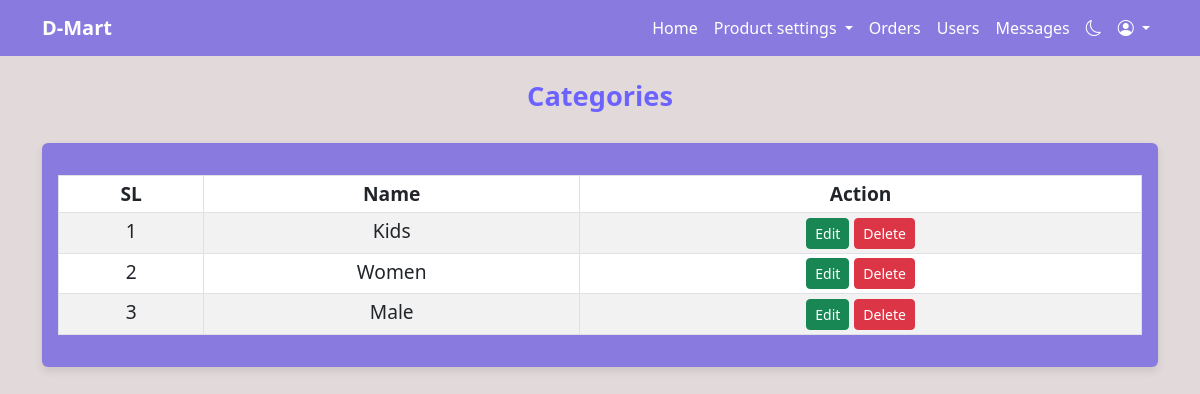
/backend/categories.php (signed in), run on the app's committed database.
### tables this page shows
CREATE TABLE `categories` (
  `id` int(11) NOT NULL,
  `name` varchar(250) NOT NULL,
  `status` tinyint(1) NOT NULL DEFAULT 1
);

### backend/categories.php (the view, shortened to what this page needs)
<?php
    require 'database_connection.php';
    $sql = "SELECT id, name FROM categories WHERE status = 1";
    $result = $conn->query($sql);
?>
<!DOCTYPE html>
<html lang="en">
<?php require 'assets/header.php'; ?>
<body class="day-mode">
    <?php require 'assets/menu.php'; ?>
    <h2 class="dashboard-title mt-4">Categories</h2>
    <div class="container">
        <div class="row mt-4">
            <div class="col-md-12 mb-4">
                <div class="card card-user-info">
                    <div class="card-body">
                        <table class="table table-striped table-bordered table-sm table-hover table-responsive mt-3">
                            <thead>
                                <tr>
                                    <th>SL</th>
                                    <th>Name</th>
                                    <th>Action</th>
                                </tr>
                            </thead>
                            <tbody>
                                <?php
                                if ($result->num_rows > 0) {
                                    $sl = 1;
                                    while ($row = $result->fetch_assoc()) {
                                        echo "<tr>";
                                        echo "<td>" . $sl++ . "</td>";
                                        echo "<td>" . htmlspecialchars($row['name']) . "</td>";
                                        echo "<td>
                                                <a href='edit_category.php?id=" . $row['id'] . "' class='btn btn-success btn-sm'>Edit</a>
                                                <a href='delete_category.php?id=" . $row['id'] . "'
                                                    class='btn btn-danger btn-sm'
                                                    onclick=\"return confirm('Are you sure you want to delete this category?');\">
                                                    Delete
                                                </a>
                                              </td>";
                                        echo "</tr>";
                                    }
                                } else {
                                    echo "<tr><td colspan='3' class='text-center'>No category available</td></tr>";
                                }
                                ?>
                            </tbody>
                        </table>
                    </div>
                </div>
            </div>
        </div>
    </div>
</body>
</html>

### backend/assets/css/style.css (style rules this page uses)
body.day-mode { background-color: #e2dada; color: #040303; }
.dashboard-title { color: #6c63ff; text-align: center; font-size: 1.7rem; font-weight: bold; margin-bottom: 30px; }
.card { border: none; box-shadow: 0 4px 8px rgba(0, 0, 0, 0.1); transition: transform 0.2s ease-in-out; }
.card-body { text-align: center; font-size: 1.2rem; color: #32ebc3; }
.day-mode .card, .day-mode .navbar { background-color: #897adf; }

### data on the page
categories: name "Kids"
categories: name "Women"
categories: name "Male"
